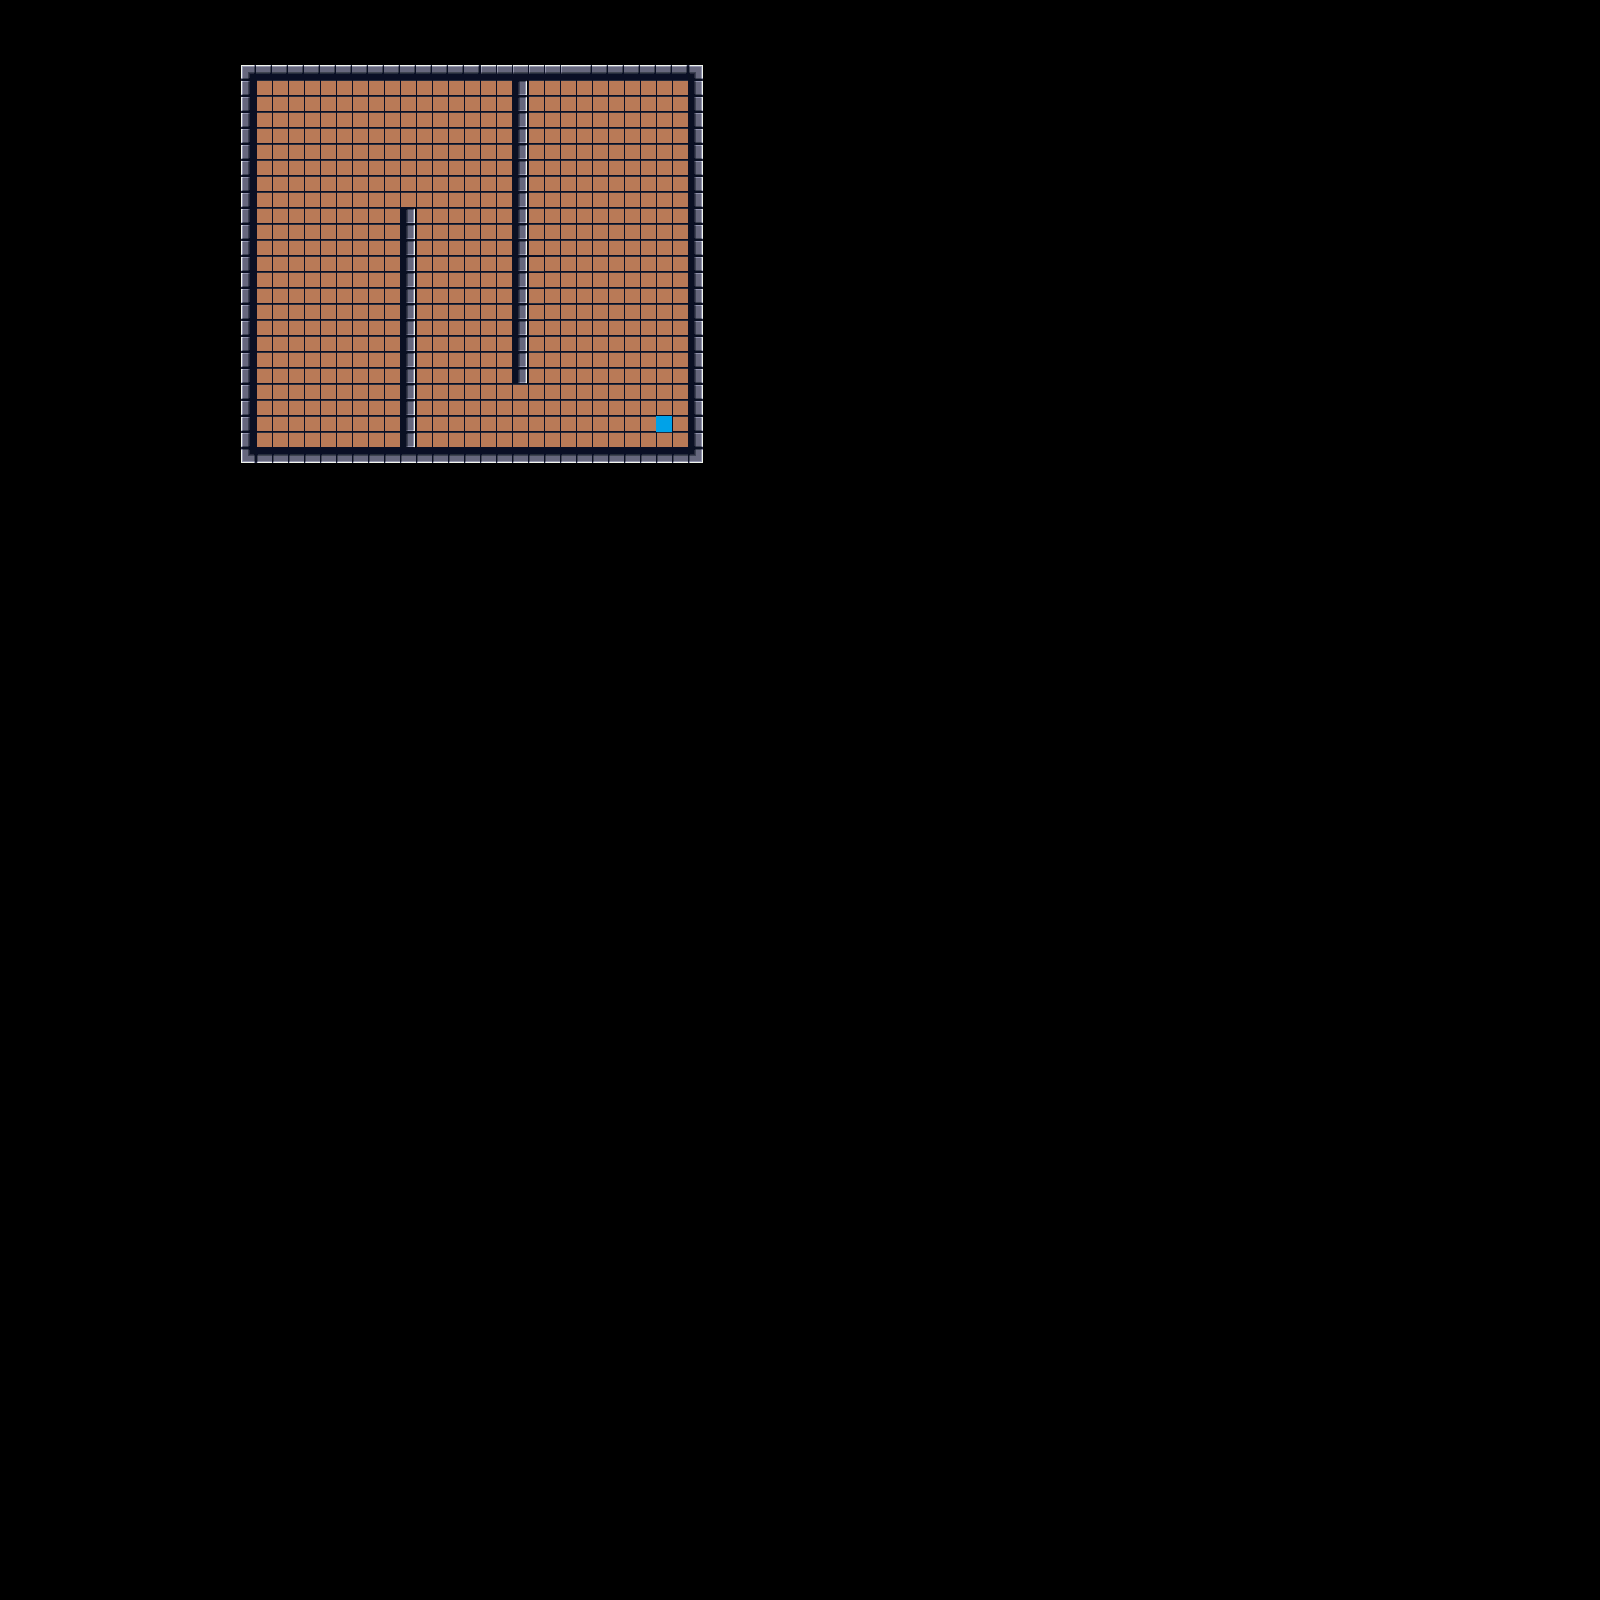

This game map was drawn from its Tiled (.tmx) file and the tilesets committed beside it. A one-line description and the trimmed map source follow:
An orthogonal 100x100 tile map with 16x16 px tiles, 3 tile layers (collision, tiles, end), 3 hidden layers not drawn, 5 tilesets.

<map version="1.0" orientation="orthogonal" width="100" height="100" tilewidth="16" tileheight="16">
 <tileset firstgid="1" name="tiles" tilewidth="16" tileheight="16">
  <image source="tiles.png" width="262" height="64" />
 </tileset>
 <tileset firstgid="65" name="collision" tilewidth="16" tileheight="16">
  <image source="collision.png" width="80" height="32" />
  <tile id="0">
   <properties>
    <property name="collide" value="true" />
   </properties>
  </tile>
 </tileset>
 <tileset firstgid="75" name="key" tilewidth="16" tileheight="16">
  <image source="key.png" trans="ff00ff" width="16" height="16" />
  <tile id="0">
   <properties>
    <property name="keyed" value="true" />
   </properties>
  </tile>
 </tileset>
 <tileset firstgid="76" name="door" tilewidth="16" tileheight="16">
  <image source="doors.png" trans="ff00ff" width="64" height="16" />
  <tile id="0">
   <properties>
    <property name="doored" value="true" />
   </properties>
  </tile>
  <tile id="1">
   <properties>
    <property name="doored" value="true" />
   </properties>
  </tile>
  <tile id="2">
   <properties>
    <property name="doored" value="true" />
   </properties>
  </tile>
  <tile id="3">
   <properties>
    <property name="doored" value="true" />
   </properties>
  </tile>
 </tileset>
 <tileset firstgid="80" name="end" tilewidth="16" tileheight="16">
  <image source="flashy.png" trans="ff00ff" width="48" height="16" />
  <tile id="1">
   <properties>
    <property name="ended" value="true" />
   </properties>
  </tile>
 </tileset>
 <layer name="oldkeys" width="100" height="100" visible="0">
  <data>[10000 cells, 0 non-empty, 0 distinct tile ids]</data>
 </layer>
 <layer name="collision" width="100" height="100">
  <properties>
   <property name="collide" value="true" />
  </properties>
  <data>[10000 cells, 138 non-empty, 1 distinct tile ids]</data>
 </layer>
 <layer name="tiles" width="100" height="100">
  <data>[10000 cells, 725 non-empty, 12 distinct tile ids]</data>
 </layer>
 <layer name="key" width="100" height="100" visible="0">
  <data>[10000 cells, 0 non-empty, 0 distinct tile ids]</data>
 </layer>
 <layer name="door" width="100" height="100" visible="0">
  <data>[10000 cells, 0 non-empty, 0 distinct tile ids]</data>
 </layer>
 <layer name="end" width="100" height="100">
  <data>[10000 cells, 1 non-empty, 1 distinct tile ids]</data>
 </layer>
</map>
